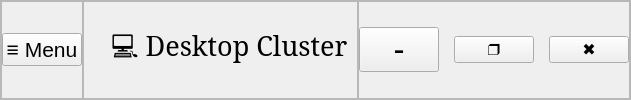
     <widget class="QFrame" name="header_frame">
      <property name="styleSheet">
       <string notr="true"/>
      </property>
      <property name="frameShape">
       <enum>QFrame::StyledPanel</enum>
      </property>
      <property name="frameShadow">
       <enum>QFrame::Raised</enum>
      </property>
      <layout class="QHBoxLayout" name="horizontalLayout">
       <property name="spacing">
        <number>0</number>
       </property>
       <property name="leftMargin">
        <number>0</number>
       </property>
       <property name="topMargin">
        <number>0</number>
       </property>
       <property name="rightMargin">
        <number>0</number>
       </property>
       <property name="bottomMargin">
        <number>0</number>
       </property>
       <item>
        <widget class="QFrame" name="header_left_frame">
         <property name="styleSheet">
          <string notr="true"/>
         </property>
         <property name="frameShape">
          <enum>QFrame::StyledPanel</enum>
         </property>
         <property name="frameShadow">
          <enum>QFrame::Raised</enum>
         </property>
         <layout class="QHBoxLayout" name="horizontalLayout_4">
          <property name="spacing">
           <number>0</number>
          </property>
          <property name="leftMargin">
           <number>0</number>
          </property>
          <property name="topMargin">
           <number>0</number>
          </property>
          <property name="rightMargin">
           <number>0</number>
          </property>
          <property name="bottomMargin">
           <number>0</number>
          </property>
          <item alignment="Qt::AlignLeft">
           <widget class="QPushButton" name="pushButton">
            <property name="font">
             <font>
              <family>MS Shell Dlg 2</family>
              <pointsize>16</pointsize>
              <weight>9</weight>
              <italic>false</italic>
              <bold>false</bold>
             </font>
            </property>
            <property name="styleSheet">
             <string notr="true">font: 75 16pt &quot;MS Shell Dlg 2&quot;;</string>
            </property>
            <property name="text">
             <string>≡ Menu</string>
            </property>
            <property name="iconSize">
             <size>
              <width>32</width>
              <height>32</height>
             </size>
            </property>
           </widget>
          </item>
         </layout>
        </widget>
       </item>
       <item>
        <widget class="QFrame" name="header_center_frame">
         <property name="frameShape">
          <enum>QFrame::StyledPanel</enum>
         </property>
         <property name="frameShadow">
          <enum>QFrame::Raised</enum>
         </property>
         <layout class="QHBoxLayout" name="horizontalLayout_3">
          <item>
           <widget class="QLabel" name="label">
            <property name="font">
             <font>
              <pointsize>15</pointsize>
              <weight>75</weight>
              <bold>true</bold>
             </font>
            </property>
            <property name="styleSheet">
             <string notr="true">color: rgb(255, 255, 255);
</string>
            </property>
            <property name="text">
             <string/>
            </property>
           </widget>
          </item>
          <item>
           <widget class="QLabel" name="label_2">
            <property name="font">
             <font>
              <family>Constantia</family>
              <pointsize>20</pointsize>
              <weight>9</weight>
              <italic>false</italic>
              <bold>false</bold>
             </font>
            </property>
            <property name="styleSheet">
             <string notr="true">font: 75 16pt &quot;MS Shell Dlg 2&quot;;
font: 75 20pt &quot;Constantia&quot;;</string>
            </property>
            <property name="text">
             <string>💻 Desktop Cluster</string>
            </property>
           </widget>
          </item>
         </layout>
        </widget>
       </item>
       <item alignment="Qt::AlignRight">
        <widget class="QFrame" name="header_right_frame">
         <property name="frameShape">
          <enum>QFrame::StyledPanel</enum>
         </property>
         <property name="frameShadow">
          <enum>QFrame::Raised</enum>
         </property>
         <layout class="QHBoxLayout" name="horizontalLayout_2">
          <property name="spacing">
           <number>15</number>
          </property>
          <property name="leftMargin">
           <number>0</number>
          </property>
          <property name="topMargin">
           <number>0</number>
          </property>
          <property name="rightMargin">
           <number>0</number>
          </property>
          <property name="bottomMargin">
           <number>0</number>
          </property>
          <item>
           <widget class="QPushButton" name="minimize_window_button">
            <property name="font">
             <font>
              <family>MS Shell Dlg 2</family>
              <pointsize>25</pointsize>
              <weight>9</weight>
              <italic>false</italic>
              <bold>false</bold>
             </font>
            </property>
            <property name="styleSheet">
             <string notr="true">font: 75 25pt &quot;MS Shell Dlg 2&quot;;</string>
            </property>
            <property name="text">
             <string>-</string>
            </property>
            <property name="iconSize">
             <size>
              <width>16</width>
              <height>16</height>
             </size>
            </property>
           </widget>
          </item>
          <item>
           <widget class="QPushButton" name="restore_window_button">
            <property name="font">
             <font>
              <family>MS Shell Dlg 2</family>
              <pointsize>12</pointsize>
              <weight>9</weight>
              <italic>false</italic>
              <bold>false</bold>
             </font>
            </property>
            <property name="styleSheet">
             <string notr="true">font: 75 12pt &quot;MS Shell Dlg 2&quot;;</string>
            </property>
            <property name="text">
             <string>❒</string>
            </property>
           </widget>
          </item>
          <item>
           <widget class="QPushButton" name="close_window_button">
            <property name="font">
             <font>
              <family>MS Shell Dlg 2</family>
              <pointsize>12</pointsize>
              <weight>50</weight>
              <italic>false</italic>
              <bold>false</bold>
             </font>
            </property>
            <property name="styleSheet">
             <string notr="true">font: 12pt &quot;MS Shell Dlg 2&quot;;</string>
            </property>
            <property name="text">
             <string>✖</string>
            </property>
            <property name="iconSize">
             <size>
              <width>20</width>
              <height>20</height>
             </size>
            </property>
           </widget>
          </item>
         </layout>
        </widget>
       </item>
      </layout>
     </widget>
